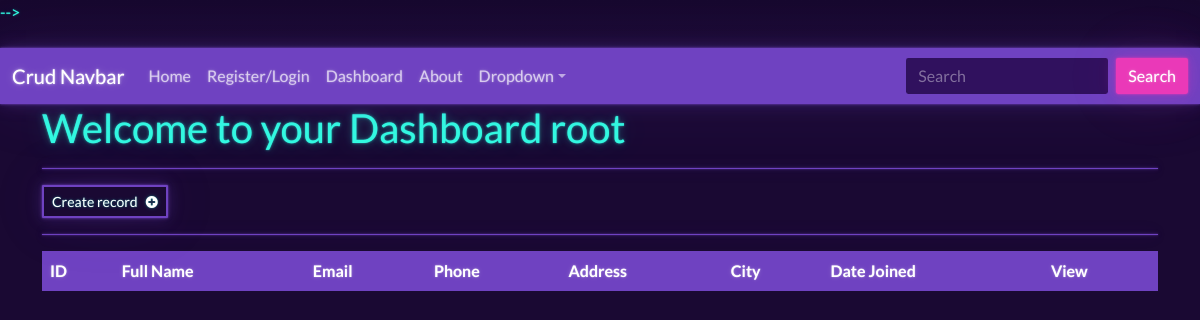
The app's page /dashboard (signed in), older data.
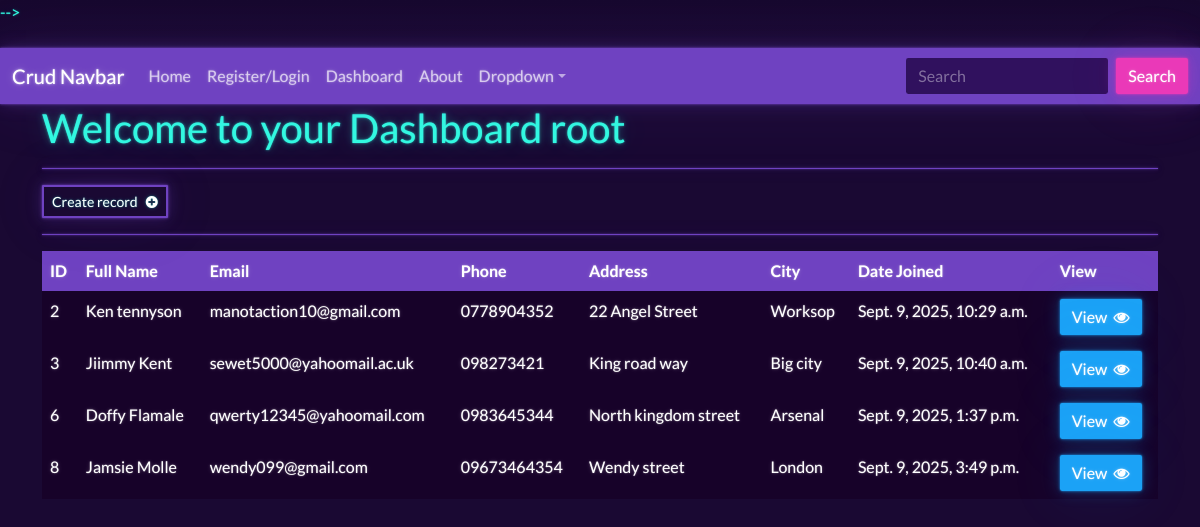
The same page, newer data.
### website/models.py (models this page shows, shortened)
class Record(models.Model):
    creation_data = models.DateTimeField(auto_now_add = True)
    first_name = models.CharField(max_length = 100, default="")
    last_name = models.CharField(max_length = 100)
    email = models.CharField(max_length = 255)
    phone = models.CharField(max_length = 20)
    address = models.CharField(max_length = 255)
    city = models.CharField(max_length = 255)
    creation_data = models.DateTimeField(auto_now_add=True)

### website/views.py (the view)
# urls.py: path('dashboard',views.dashboard, name="dashboard"),
@login_required(login_url="login")
def dashboard(request):
    my_records = Record.objects.all()
    context = {'records': my_records}
    return render(request, 'pages/dashboard.html', context=context)

### website/templates/pages/dashboard.html
{% extends 'pages/base.html' %}
{% block content %}
<h1>Welcome to your Dashboard {{user}}</h1>
<hr>
<a class = "btn btn-outline-primary btn-sm" href="{% url 'create-record' %}">
    Create record   &nbsp; <i class="fa fa-plus-circle" aria-hidden="true"></i>
</a>
<hr>
<table class = "table table-dark table-hover table-bordered">
    <thead class ="table-primary">
        <tr>
            <th scope = "col"> ID </th>
            <th scope = "col"> Full Name </th>
            <th scope = "col"> Email </th>
            <th scope = "col"> Phone</th>
            <th scope = "col"> Address</th>
            <th scope = "col"> City </th>
            <th scope = "col"> Date Joined</th>
            <th scope = "col"> View </th>
        </tr>
    </thead>
    <tbody>
        {% if records %}
            {% for record in records %}
            <tr>
                <td>{{record.id}}</td>
                <td>{{record.first_name}}  {{record.last_name}}  </td>
                <td>{{record.email}} </td>
                <td>{{record.phone}} </td>
                <td>{{record.address}} </td>
                <td>{{record.city}} </td>
                <td>{{record.creation_data}} </td>
                <td><a href="{% url 'view-record' record.id %}" class="btn btn-info">View &nbsp;<i class="fa fa-eye" aria-hidden="true"></i> </a></td>
            </tr>
            {% endfor %}
         {% endif %}
    </tbody>
</table>
{% endblock %}

### website/templates/pages/base.html (shortened to what this page needs)
{% load static %}
<!DOCTYPE html>
<html lang="en">
<head>
    <link rel="stylesheet" href="{% static 'css/style.css' %}">
    <link rel="stylesheet" href="{% static 'css/bootstrap.css' %}">
    <link rel="stylesheet" href="{% static 'css/vapor.css' %}">
    <link rel="stylesheet" href="https://cdnjs.cloudflare.com/ajax/libs/font-awesome/4.7.0/css/font-awesome.min.css"> -->
    <div class="container">
        <br>
    </div>
</head>
<body>
    {% include 'components/navbar.html' %}
    <div class="container">
    {% block content %}
    {% endblock %}
    </div>
</body>
</html>

### website/templates/components/navbar.html (shortened to what this page needs)
{% block content %}
<nav class="navbar navbar-expand-lg bg-primary" data-bs-theme="dark">
  <div class="container-fluid">
    <a class="navbar-brand" href="#">Crud Navbar</a>
    <div class="collapse navbar-collapse" id="navbarColor01">
      <ul class="navbar-nav me-auto">
        <li class="nav-item">
          <a class="nav-link" href="{% url '' %}">Home</a>
        </li>
        <li class="nav-item">
          <a class="nav-link" href="{% url 'register' %}">Register/Login</a>
        </li>
        <li class="nav-item">
          <a class="nav-link" href="{% url 'dashboard' %}">Dashboard</a>
        </li>
        <li class="nav-item">
          <a class="nav-link" href="#">About</a>
        </li>
        <li class="nav-item dropdown">
          <a class="nav-link dropdown-toggle" data-bs-toggle="dropdown" href="#" role="button" aria-haspopup="true" aria-expanded="false">Dropdown</a>
        </li>
      </ul>
      <form class="d-flex">
        <input class="form-control me-sm-2" type="search" placeholder="Search">
        <button class="btn btn-secondary my-2 my-sm-0" type="submit">Search</button>
      </form>
    </div>
  </div>
</nav>
{% endblock %}

### static/css/style.css (style rules this page uses)
h1 { color: red; }
body { background-color:rgb(63, 197, 6); }

Row changes from the older to the newer data that the page shows:
added Record: id "2", first_name "Ken", last_name "tennyson", email "manotaction10@gmail.com", phone "0778904352", address "22 Angel Street", city "Worksop", creation_data "Sept. 9, 2025, 10:29 a.m."
added Record: id "3", first_name "Jiimmy", last_name "Kent", email "sewet5000@yahoomail.ac.uk", phone "098273421", address "King road way", city "Big city", creation_data "Sept. 9, 2025, 10:40 a.m."
added Record: id "6", first_name "Doffy", last_name "Flamale", email "qwerty12345@yahoomail.com", phone "0983645344", address "North kingdom street", city "Arsenal", creation_data "Sept. 9, 2025, 1:37 p.m."
added Record: id "8", first_name "Jamsie", last_name "Molle", email "wendy099@gmail.com", phone "09673464354", address "Wendy street", city "London", creation_data "Sept. 9, 2025, 3:49 p.m."
